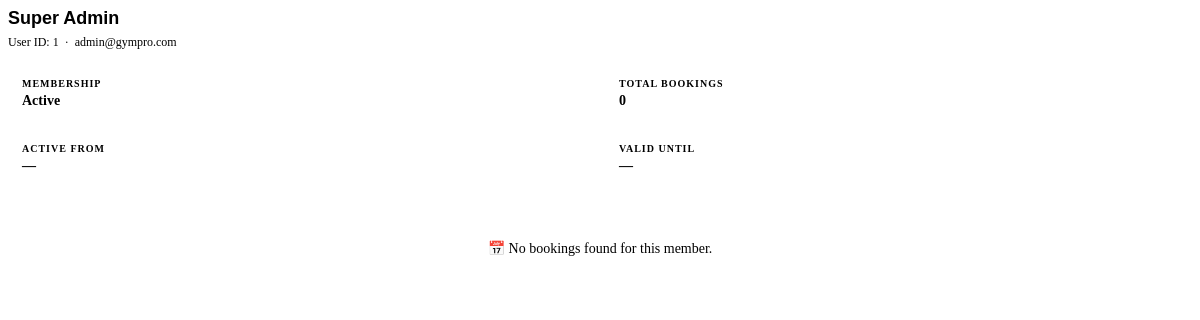
Screenshot of /api_member_bookings.php?user_id=1 (signed in) with the database file from the repository.
### tables this page shows
CREATE TABLE IF NOT EXISTS `users` (
  `id` int(11) NOT NULL AUTO_INCREMENT,
  `name` varchar(150) NOT NULL,
  `email` varchar(200) NOT NULL,
  `password_hash` varchar(255) NOT NULL,
  `role` enum('admin','trainer','member') NOT NULL DEFAULT 'member',
  `age` int(11) DEFAULT NULL,
  `gender` varchar(20) DEFAULT NULL,
  `phone` varchar(30) DEFAULT NULL,
  `membership_status` enum('active','inactive','expired','pending') DEFAULT 'inactive',
  `membership_start` date DEFAULT NULL,
  `membership_end` date DEFAULT NULL,
  `created_at` datetime NOT NULL DEFAULT current_timestamp(),
  PRIMARY KEY (`id`),
  UNIQUE KEY `idx_users_email` (`email`)
);

### api_member_bookings.php (the view, shortened to what this page needs)
<?php
require 'config.php';
function esc($s){ return htmlspecialchars($s ?? '', ENT_QUOTES, 'UTF-8'); }
$user_id = isset($_GET['user_id']) ? (int)$_GET['user_id'] : 0;
$member_name = 'Member';
try {
    $r = $conn->prepare("SELECT name, email, membership_status, membership_start, membership_end FROM users WHERE id = ? LIMIT 1");
    if ($r) {
        $r->bind_param('i', $user_id);
        $r->execute();
        $res = $r->get_result();
        if ($res && $res->num_rows) {
            $u = $res->fetch_assoc();
            $member_name = $u['name'] ?: ('ID ' . $user_id);
        }
    }
} catch (Exception $e) {}
$bookings = [];
$db_err   = null;
$ms    = strtolower($u['membership_status'] ?? 'inactive');
$msBdg = $ms === 'active' ? 'badge-green' : ($ms === 'inactive' ? 'badge-gray' : 'badge-red');
$start = !empty($u['membership_start']) ? date('d M Y', strtotime($u['membership_start'])) : '—';
$end   = !empty($u['membership_end'])   ? date('d M Y', strtotime($u['membership_end']))   : '—';
?>
<div style="margin-bottom:16px;">
  <div style="font-size:18px;font-weight:700;font-family:'Barlow Condensed',sans-serif;color:var(--text-1);margin-bottom:6px;">
    <?php echo esc($member_name); ?>
  </div>
  <div style="font-size:12px;color:var(--text-3);">User ID: <?php echo $user_id; ?> &nbsp;·&nbsp; <?php echo esc($u['email'] ?? ''); ?></div>
</div>
<div class="drawer-meta">
  <div class="drawer-meta-item">
    <div class="dm-label">Membership</div>
    <div class="dm-val"><span class="badge <?php echo $msBdg; ?>"><?php echo ucfirst($ms); ?></span></div>
  </div>
  <div class="drawer-meta-item">
    <div class="dm-label">Total Bookings</div>
    <div class="dm-val"><?php echo count($bookings); ?></div>
  </div>
  <div class="drawer-meta-item">
    <div class="dm-label">Active From</div>
    <div class="dm-val"><?php echo $start; ?></div>
  </div>
  <div class="drawer-meta-item">
    <div class="dm-label">Valid Until</div>
    <div class="dm-val"><?php echo $end; ?></div>
  </div>
</div>
<?php if ($db_err): ?>
  <div class="alert alert-error">⚠ <?php echo esc($db_err); ?></div>
<?php elseif (empty($bookings)): ?>
  <div class="bk-empty">📅 No bookings found for this member.</div>
<?php endif; ?>

### api_member_bookings.php (style rules this page uses)
.drawer-meta { display:grid; grid-template-columns:1fr 1fr; gap:10px; margin-bottom:18px; }
.drawer-meta-item { background:var(--bg-3); border:1px solid var(--border); border-radius:var(--radius); padding:12px 14px; }
.drawer-meta-item .dm-label { font-size:10px; font-weight:700; letter-spacing:.1em; text-transform:uppercase; color:var(--text-3); margin-bottom:4px; }
.drawer-meta-item .dm-val { font-size:14px; font-weight:600; color:var(--text-1); }
.bk-empty { text-align:center; padding:36px 0; color:var(--text-3); font-size:14px; }

### rows the page displays
users: name "Super Admin", email "admin@gympro.com", membership_status "Active", membership_start "—", membership_end "—"

### other values shown
$user_id "1"
count($bookings) "0"
